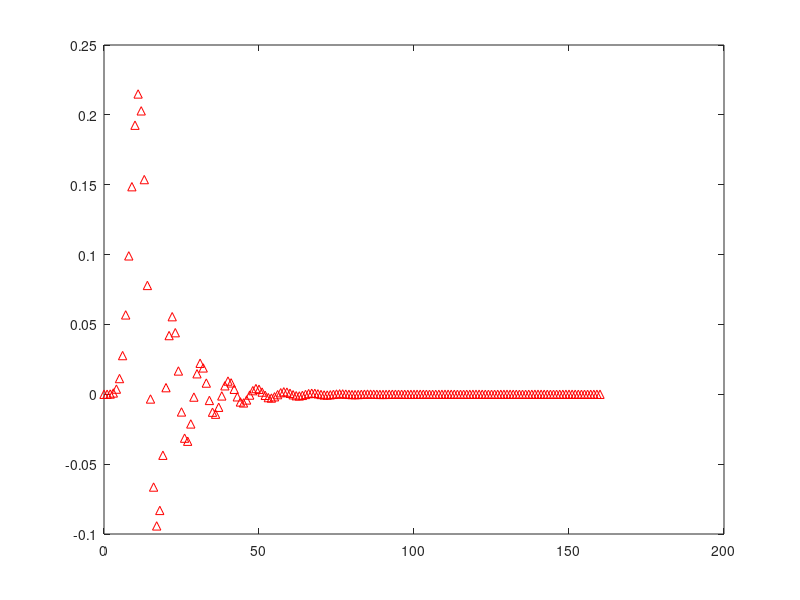
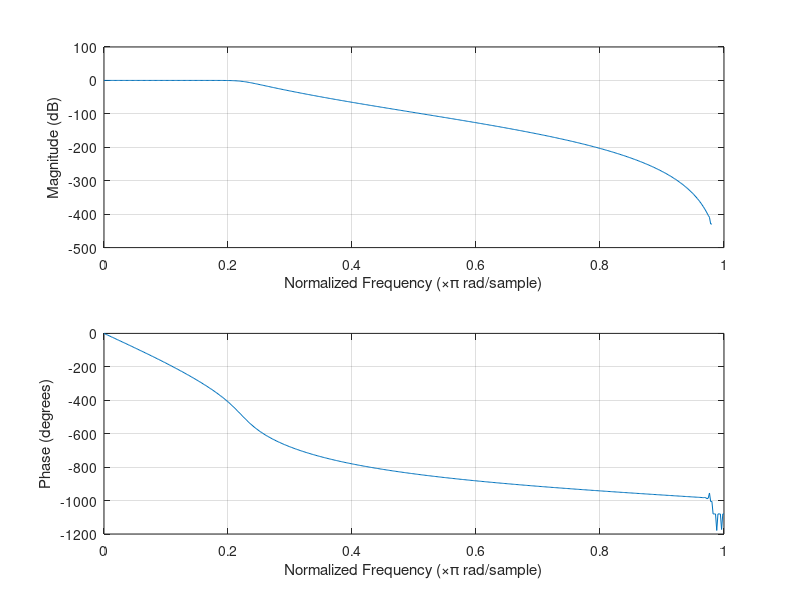
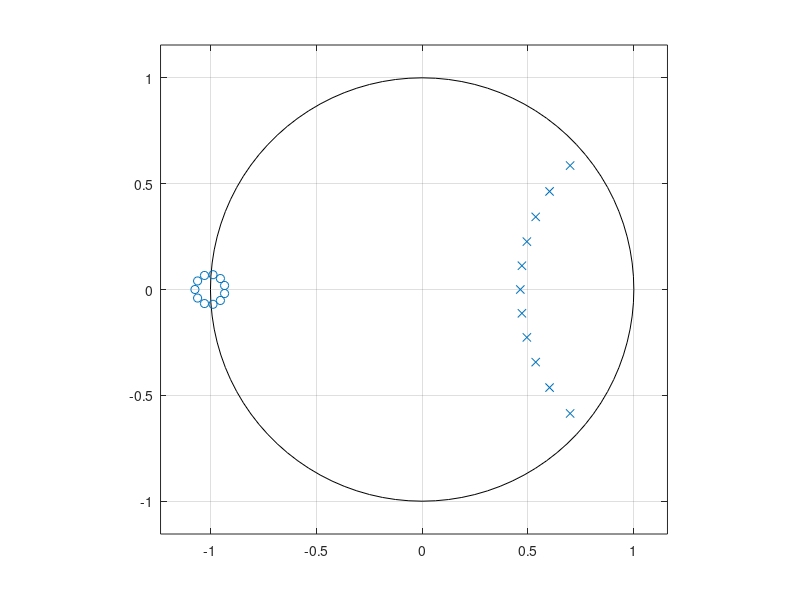

Here is the MATLAB script that generated these plots, in order: (Note: this script raises an error after producing the figures.)
% H9

%% 6.4
close all;

Fs = 40000;
Fp = 4000/Fs;
Fs = 7000/Fs;
Rp = 0.3;
Rs = 45;

[N, Wn] = buttord(2*Fp, 2*Fs, Rp, Rs);
[b, a] = butter(N, Wn);

figure();
impz(b, a);

figure();
freqz(b, a);

figure();
zplane(b, a);

%% 6.6 & 6.7

% toteutetaan funktio

%% 6.8
close all;

fp = 9000;
fs = 12500;
Rp = 0.4;
Rs = 25;
Fs = 32000;

[b, a] = design_lowpass(fp, fs, Rp, Rs, Fs);

figure();
freqz(b, a);

figure();
zplane(b, a);
